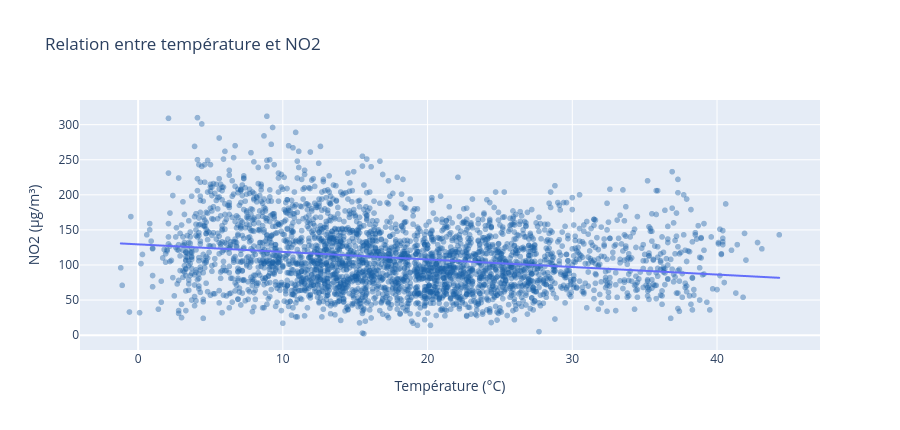

This figure's notebook cell:
### Markdown cell above
## 9. Température et pollution

### Code cell
df_s = df[['T', 'NO2(GT)']].dropna().iloc[::3]

fig = px.scatter(df_s, x='T', y='NO2(GT)', opacity=0.4, trendline='ols',
                title='Relation entre température et NO2',
                labels={'T': 'Température (°C)', 'NO2(GT)': 'NO2 (µg/m³)'})
fig.update_traces(marker_color='#185FA5', selector=dict(mode='markers'))
fig.update_layout(height=430)
fig.show()

### Figure 1 — Plotly figure (JSON) as saved in the notebook; plotly's stock layout.template omitted (floating-point values rounded to 4 significant figures; data arrays with more than 128 entries replaced by an {"elided": "..."} marker saying what was removed)
{"data": [{"hovertemplate": "Température (°C)=%{x}<br>NO2 (µg/m³)=%{y}<extra></extra>", "legendgroup": "", "marker": {"color": "#185FA5", "opacity": 0.4, "symbol": "circle"}, "mode": "markers", "name": "", "showlegend": false, "type": "scattergl", "x": {"elided": "3119 float values"}, "xaxis": "x", "y": {"elided": "3119 float values"}, "yaxis": "y"}, {"hovertemplate": "<b>OLS trendline</b><br>NO2(GT) = -1.07663 * T + 129.423<br>R<sup>2</sup>=0.041229<br><br>Température (°C)=%{x}<br>NO2 (µg/m³)=%{y} <b>(trend)</b><extra></extra>", "legendgroup": "", "marker": {"color": "#636efa", "symbol": "circle"}, "mode": "lines", "name": "", "showlegend": false, "type": "scattergl", "x": {"elided": "3119 float values"}, "xaxis": "x", "y": {"elided": "3119 float values"}, "yaxis": "y"}], "layout": {"height": 430, "legend": {"tracegroupgap": 0}, "title": {"text": "Relation entre température et NO2"}, "xaxis": {"anchor": "y", "domain": [0, 1], "title": {"text": "Température (°C)"}}, "yaxis": {"anchor": "x", "domain": [0, 1], "title": {"text": "NO2 (µg/m³)"}}}}
